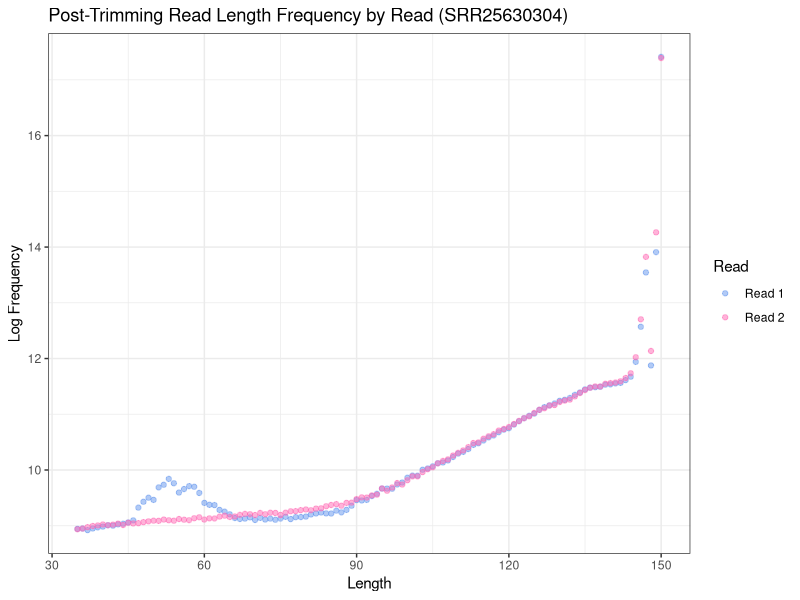
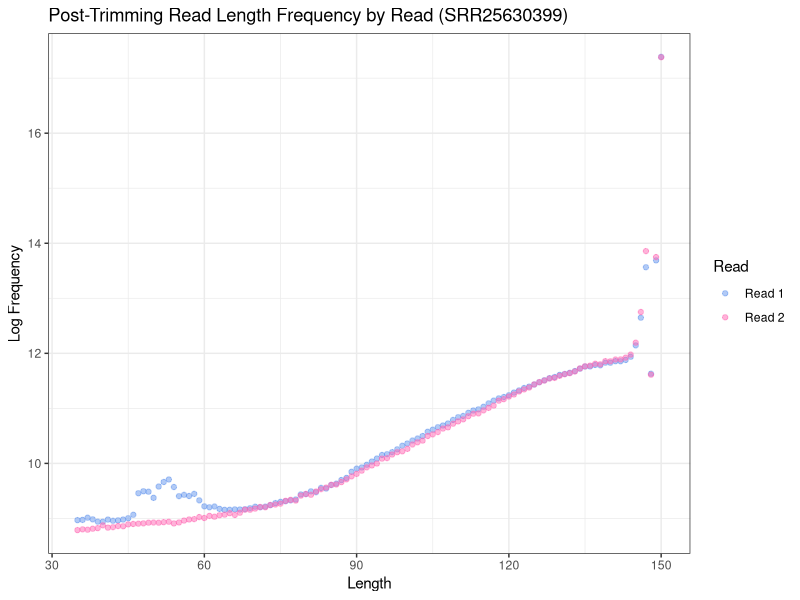
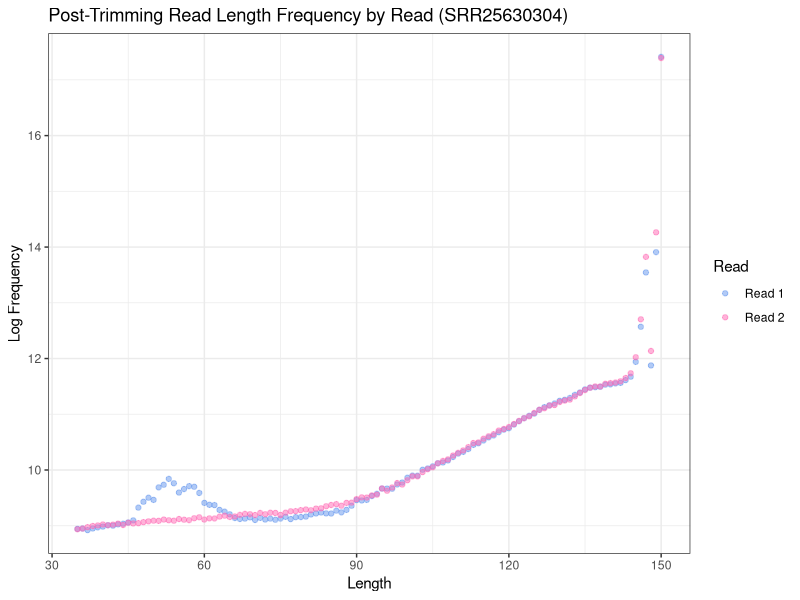
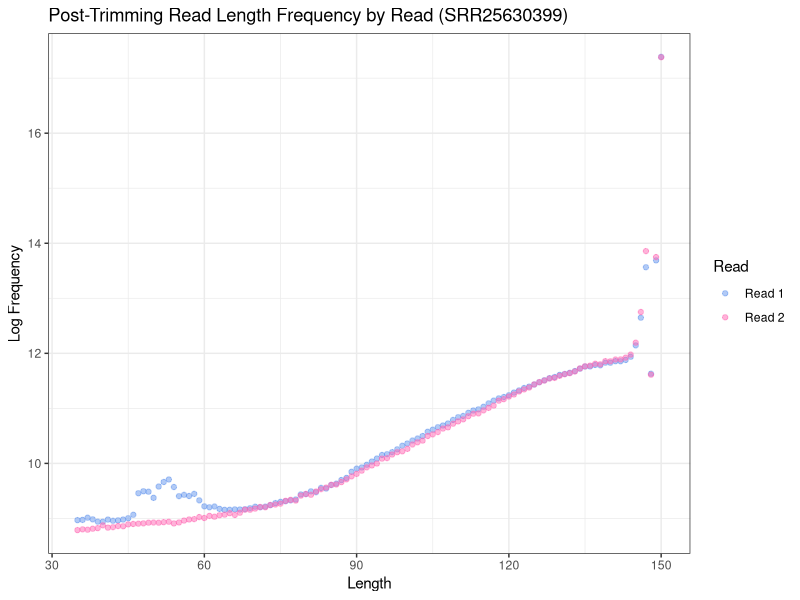

Write R code to recreate these figures, in order.
setwd("/projects/bgmp/roj/bioinfo/Bi623/Project2/Project-2-Electric-organ-RNA-seq-analysis/Project2_Part2/frequency")

library(ggplot2)
library(dplyr)

#Load in data
A1 = read.table("SRR25630304_1.txt")
A2 = read.table("SRR25630304_2.txt")
B1 = read.table("SRR25630399_1.txt")
B2 = read.table("SRR25630399_2.txt")

A_combo = bind_rows("Read 1" = A1, "Read 2" = A2, .id = "Read") #Combine fw and rv read freqs into one object.

ggplot(A_combo, aes(x=V2, y=log(V1), color=Read)) + #Initialize the plot, feed in data, set x, y, and color.
  geom_point(alpha=0.5) + #Plot as scatter, alpha for transparency
  theme_bw() + #Clear background
  labs( #Labels
    title="Post-Trimming Read Length Frequency by Read (SRR25630304)", 
    x = "Length",
    y="Log Frequency"
  ) +
  scale_color_manual(values=c("cornflowerblue", "hotpink")) #Set colors

ggsave("SRR25630304.png", width = 7, height = 5) #Save file

B_combo = bind_rows("Read 1" = B1, "Read 2" = B2, .id = "Read")

ggplot(B_combo, aes(x=V2, y=log(V1), color=Read)) +
  geom_point(alpha=0.5) +
  theme_bw() + 
  labs(
    title="Post-Trimming Read Length Frequency by Read (SRR25630399)",
    x = "Length",
    y="Log Frequency"
  ) +
  scale_color_manual(values=c("cornflowerblue", "hotpink"))

ggsave("SRR25630399.png", width = 7, height = 5)
